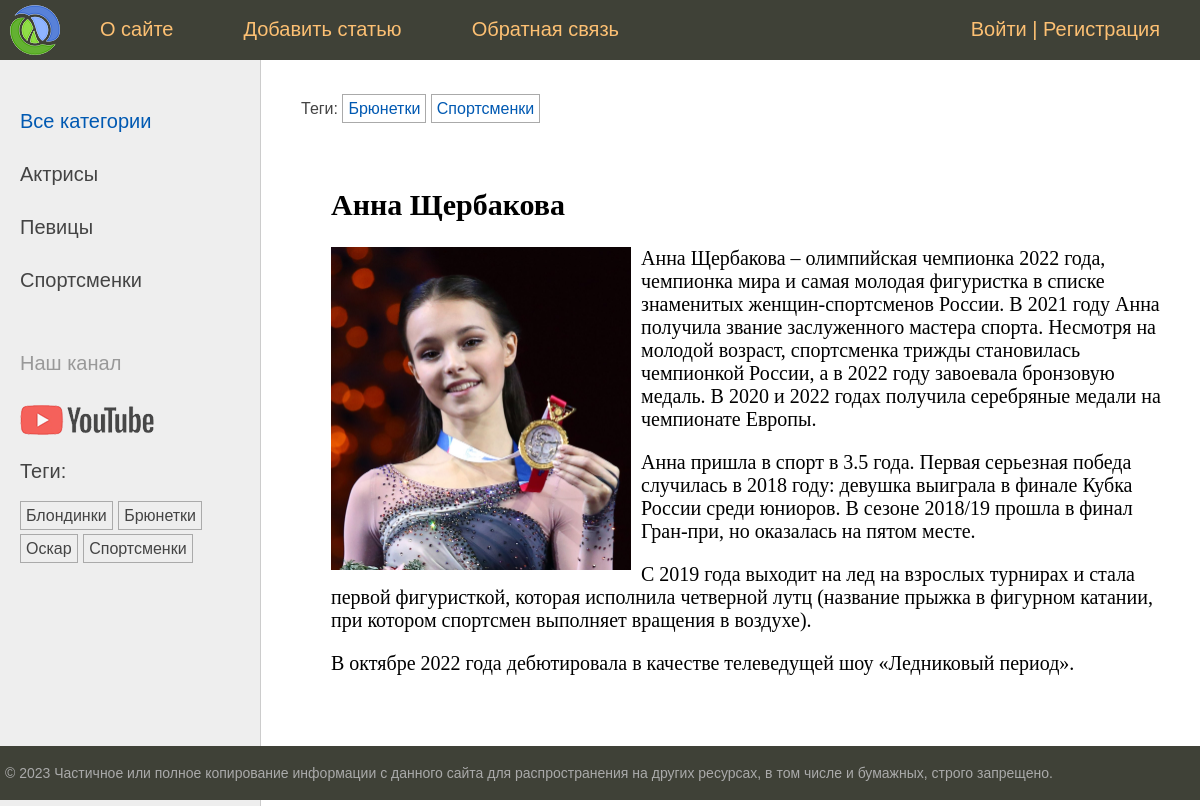
Screenshot of /post/anna-scherbakova/ with the database file from the repository.
### women/models.py (models this page shows, shortened)
class Category(models.Model):
    title = models.CharField('Категория', max_length=255, db_index=True)
    slug = models.SlugField('Ссылка', max_length=255, unique=True, db_index=True)
    class Meta:
        verbose_name = 'Категория'
        verbose_name_plural = 'Категории'
        ordering = ('title',)
    def get_absolute_url(self):
        return reverse('category', kwargs={'category_slug': self.slug})

class TagPost(models.Model):
    tag = models.CharField(max_length=100, verbose_name='Тег', db_index=True)
    slug = models.SlugField(max_length=100, unique=True, db_index=True)
    class Meta:
        verbose_name = 'Тег'
        verbose_name_plural = 'Теги'
    def get_absolute_url(self):
        return reverse('tag', kwargs={'tag_slug': self.slug})

class Women(models.Model):
    class Status(models.IntegerChoices):
        PUBLISHED = 1, 'Опубликовано'
        DRAFT = 0, 'Черновик',
    title = models.CharField('Название', max_length=255)
    slug = models.SlugField('Ссылка', max_length=255, unique=True, db_index=True)
    photo = models.ImageField(upload_to='photos/%Y/%m/%d', default=None, null=True, blank=True, verbose_name='Фото')
    description = models.TextField('Описание', blank=True)
    is_published = models.BooleanField('Опубликовано', choices=tuple(map(lambda x: (bool(x[0]), x[1]), Status.choices)),
                                       default=Status.DRAFT)
    category = models.ForeignKey(Category, on_delete=models.PROTECT, verbose_name='Категория', related_name='posts')
    tags = models.ManyToManyField('TagPost', related_name='tags', blank=True, verbose_name='Теги')
    husband = models.OneToOneField('Husband', on_delete=models.SET_NULL, related_name='wuman', blank=True, null=True,
                                   verbose_name='Муж')
    created_at = models.DateTimeField('Дата создания', auto_now_add=True)
    updated_at = models.DateTimeField('Дата обновления', auto_now=True)
    author = models.ForeignKey(get_user_model(), on_delete=models.SET_NULL, default=None, null=True,
                               related_name='posts', verbose_name='Автор')
    class Meta:
        verbose_name = 'Женщина'
        verbose_name_plural = 'Женщины'
        ordering = ['-created_at']
        indexes = [
            models.Index(fields=['-created_at'])
        ]
    published = PublishedManager()
    objects = models.Manager()

### women/views.py (the view)
# urls.py: path('post/<slug:post_slug>/', ShowPost.as_view(), name='post'),
class ShowPost(DataMixin, DetailView):
    model = Women
    template_name = 'women/post.html'
    slug_url_kwarg = 'post_slug'
    context_object_name = 'post'
    def get_context_data(self, **kwargs):
        context = super().get_context_data(**kwargs)
        return self.get_mixin_context(context, title=context['post'].title)

### users/context_processors.py (called while the page is built)
def get_women_context(request):
    return {'mainmenu': menu}

### women/models.py (called while the page is built)
    def get_queryset(self):
        return super().get_queryset().filter(is_published=Women.Status.PUBLISHED)

### women/templatetags/women_tags.py (called while the page is built)
@register.inclusion_tag('women/list_categories.html')
def show_categories(category_selected=0):
    categories = Category.objects.annotate(total=Count('posts')).filter(total__gt=0)
    return {'categories': categories, 'category_selected': category_selected}

@register.inclusion_tag('women/list_tags.html')
def show_all_tags():
    return {'tags': TagPost.objects.annotate(total=Count('tags')).filter(total__gt=0)}

### women/utils.py (called while the page is built)
    def get_mixin_context(self, context, **kwargs):
        context['menu'] = menu
        context['category_selected'] = None
        context.update(kwargs)
        return context

### women/templates/women/post.html (shortened to what this page needs)
{% extends 'base.html' %}
{% block breadcrumbs %}
    {% with post.tags.all as tags %}
        {% if tags %}
            <ul class="tags-list">
                <li>Теги:</li>
                {% for tag in tags %}
                    <li><a href="{{ tag.get_absolute_url }}">{{ tag.tag }}</a></li>
                {% endfor %}
            </ul>
        {% endif %}
    {% endwith %}
{% endblock %}
{% block content %}
    <h2>{{ post.title }}</h2>
    {% if post.photo %}
        <p><img class="img-article-left" src="{{ post.photo.url }}" alt=""></p>
    {% endif %}
    {{ post.description|linebreaks }}
{% endblock %}

### women/templates/women/list_categories.html
{% for category in categories %}
    {% if category.id == category_selected %}
        <li class="selected">
           {{ category.title }}
        </li>
    {% else %}
        <li>
            <a href="{{ category.get_absolute_url }}">{{ category.title }}</a>
        </li>
    {% endif %}
{% endfor %}

### women/templates/women/list_tags.html
{% if tags %}
    <p>Теги:</p>
    <ul class="tags-list">
        {% for tag in tags %}
            <li>
                <a href="{{ tag.get_absolute_url }}">{{ tag.tag }}</a>
            </li>
        {% endfor %}
    </ul>
{% endif %}

### static/women/css/styles.css (style rules this page uses)
html, body { font-family: 'Arial'; margin: 0; padding: 0; height: 100%; width: 100%; color: #444; }
a { color: #0059b2; text-decoration: none; }
img { max-width: 600px; height: auto; }
img.img-article-left { max-width: 300px; height: auto; float: left; padding: 0 10px 10px 0; }
.left-chapters ul { width: 230px; margin: 0; padding: 20px 10px 10px 20px; list-style: none; font-size: 20px; }
.left-chapters ul li { margin: 30px 0 0 0; color: #999; }
.left-chapters ul li a { color: #444; text-decoration: none; }
ul.tags-list { width: 100%; margin: 0; padding: 0; list-style: none; }
ul.tags-list li { margin: 0; padding: 0 0 10px; display: inline-block; }
ul.tags-list li a { padding: 5px; font-size: 16px; border: 1px solid #aaa; }

### rows the page displays
Category: title "Актрисы"
Category: title "Певицы"
Category: title "Спортсменки"
TagPost: tag "Блондинки"
TagPost: tag "Брюнетки"
TagPost: tag "Оскар"
TagPost: tag "Спортсменки"
Women: title "Анна Щербакова", photo (picture), description "Анна Щербакова – олимпийская чемпионка 2022 года, чемпионка мира и самая молодая фигуристка в списке знаменитых женщин-спортсменов России. В 2021 году Анна получила звание заслуженного мастера спорта. Несмотря на молодой возраст, спортсменка трижды становилась чемпионкой России, а в 2022 году завоевала бронзовую медаль. В 2020 и 2022 годах получила серебряные медали на чемпионате Европы. Анна пришла в спорт в 3.5 года. Первая серьезная победа случилась в 2018 году: девушка выиграла в финале Кубка России среди юниоров. В сезоне 2018/19 прошла в финал Гран-при, но оказалась на пятом месте. С 2019 года выходит на лед на взрослых турнирах и стала первой фигуристкой, которая исполнила четверной…"

### other values shown
{{ m.title }} "О сайте" "Добавить статью" "Обратная связь"
